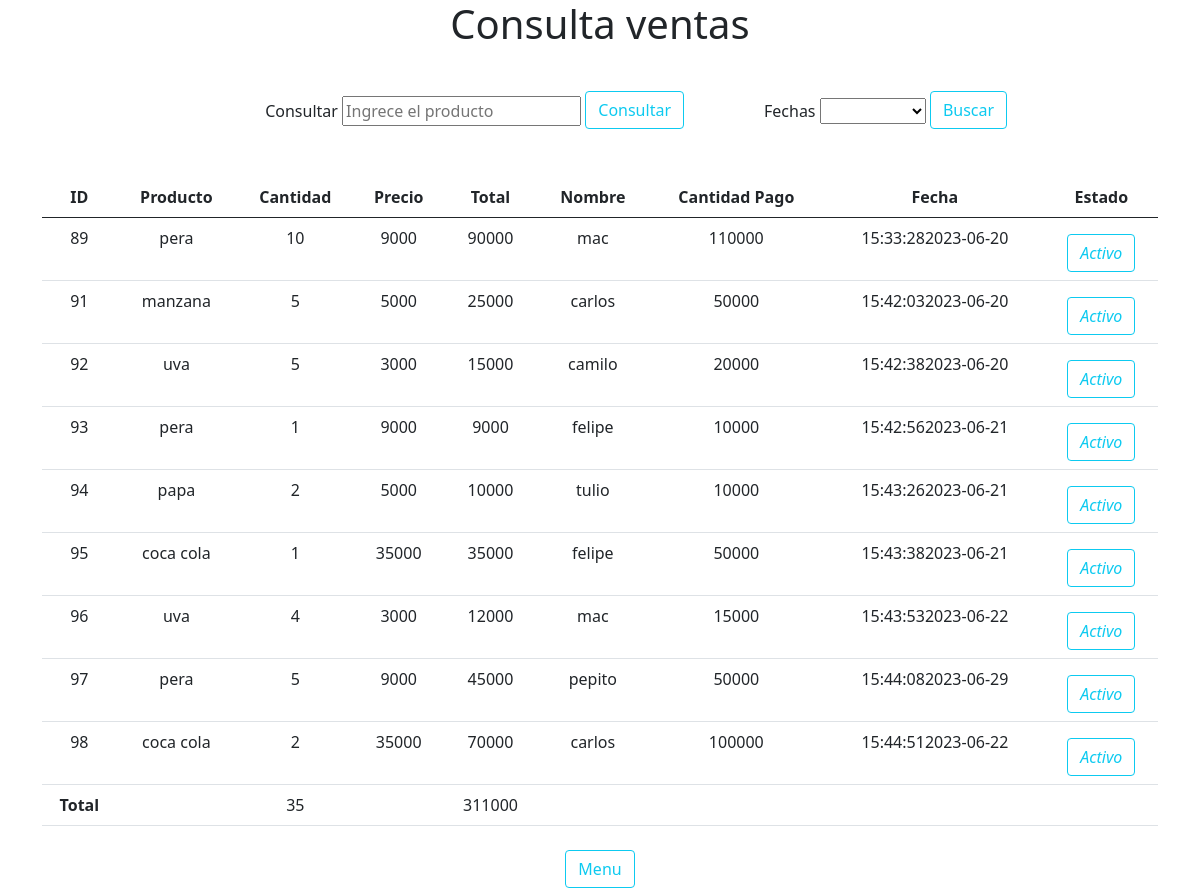
Screenshot of /BS/Facturacion/consultar.php with the database file from the repository.
### tables this page shows
CREATE TABLE IF NOT EXISTS `compra` (
  `id` int(11) NOT NULL AUTO_INCREMENT,
  `producto` varchar(255) NOT NULL,
  `cantidad` int(200) NOT NULL,
  `precio` int(200) NOT NULL,
  `total` int(200) NOT NULL,
  `nombre_comprador` varchar(255) NOT NULL,
  `cantidad_pago` int(200) NOT NULL,
  `estado` varchar(10) NOT NULL,
  `cantidad_total` int(200) DEFAULT '0',
  `hora` time DEFAULT NULL,
  `mes` date DEFAULT NULL,
  PRIMARY KEY (`id`)
);

### BS/Facturacion/consultar.php (the view, shortened to what this page needs)
<!DOCTYPE html>
<html lang="en">
<head>
    <link href="https://cdn.jsdelivr.net/npm/bootstrap@5.0.2/dist/css/bootstrap.min.css" rel="stylesheet">
    <link rel="stylesheet" href="estilo.css">
</head>
<body>
    <?php
    include_once("conexion.php");
    $consulta = $conexion->query("Select * from compra");
    if (empty($_POST)) {
        ?>
        <div class="container">
            <h1 class="text-center mb-5">Consulta ventas</h1>
            <div id="todo" class="d-flex">
                <form action="" method="POST">
                    <div>
                        <label for="">Consultar</label>
                        <input type="text" placeholder="Ingrece el producto" name="buscar">
                        <button type="submit" class="btn btn-outline-info mt-2 boton">Consultar</button>
                    </div>
                </form>
                <form action="BuscarPorFecha.php" method="POST">
                    <div id="select">
                        <label for="">Fechas</label>
                        <select name="fecha" id="">
                        <option></option>
                            <?php
                                $cambiarFecha = "";
                                $consultar2 = $conexion->query("Select * from compra");
                                while ($row=$consultar2->fetch_array()) {
                                    if ($cambiarFecha != $row['mes']) {
                                        ?>
                                        <option value="<?php echo $row['mes']; ?>"><?php echo $row['mes']; ?></option>
                                        <?php
                                    }
                                    $cambiarFecha = $row['mes'];
                                }
                            ?>
                        </select>
                        <button type="submit" class="btn btn-outline-info mt-2 boton">Buscar</button>
                    </div>
                </form>
            </div>
            <form action="editarVentas.php">
                <table class="table table-hover text-center">
                <thead>
                    <tr>
                        <th scope="col">ID</th>
                        <th scope="col">Producto</th>
                        <th scope="col">Cantidad</th>
                        <th scope="col">Precio</th>
                        <th scope="col">Total</th>
                        <th scope="con">Nombre</th>
                        <th scope="con">Cantidad Pago</th>
                        <th scope="con">Fecha</th>
                        <th scope="con">Estado</th>
                    </tr>
                </thead>
                <tbody>
                    <?php
                    $contEstado = 0;
                    $contLista = 0;
                    $contCantidad = 0;
                    $contTotal = 0;
                    $guardarTotal = 0;
                    $restarCantidad = 0;
                    $refrescarPagina = 2;
                    $consultar1 = $conexion->query("Select * from compra");
                    while ($row=$consultar1->fetch_array()) {
                        $contCantidad = $contCantidad+$row['cantidad'];
                        $contTotal = $contTotal+$row['total'];
                        $guardarTotal = $row['cantidad_total'];
                        $contLista++;
                    }
                    $contCantidad = $contCantidad - $restarCantidad;
                    while ($row=$consulta->fetch_array()) {
                        if ($row['estado'] == 'Activo') {
                            ?>
                                <tr>
                                    <td><?php echo $row ['id'];?></td>
                                    <td><?php echo $row ['producto'];?></td>
                                    <td><?php echo $row ['cantidad'];?></td>
                                    <td><?php echo $row ['precio'];?></td>
                                    <td><?php echo $row ['total'];?></td>
                                    <td><?php echo $row ['nombre_comprador'];?></td>
                                    <td><?php echo $row ['cantidad_pago'];?></td>
                                    <td><?php echo $row ['hora']; echo $row['mes']?></td>
                                    <td>
                                        <a class="btn btn-outline-info mt-2" href="modificarVentas.php?
                                            estado=<?php echo $row['estado'] ?> &
                                            id=<?php echo $row['id'] ?> &
                                            totalPrecio=<?php echo $row['total'] ?> &
                                            cantidad_total=<?php
                                                if ($contEstado != $contLista) {
                                                    if ($guardarTotal == 0) {
                                                        echo $contTotal;
                                                    }else{
                                                        echo $guardarTotal;
                                                    }
                                                }
                                                ?> &
                                                refrescarPagina=<?php echo $refrescarPagina ?>">
                                            <i class="icon-edit"><?php echo $row ['estado'];?></i>
                                        </a>
                                    </td>
                                </tr>
                            <?php
                        }
                    }
                    ?>
                    <tr>
                        <td><strong>Total</strong></td>
                        <td></td>
                        <td><?php echo $contCantidad; ?></td>
                        <td></td>
                        <td><?php
                            if ($guardarTotal == 0) {
                                if ($contEstado != $contLista) {
                                    echo $contTotal;
                                }else{
                                    echo "000";
                                }
                            }else{
                                if ($guardarTotal == 1) {
                                    echo "000";
                                }else{
                                    echo $guardarTotal;
                                }
                            }
                        ?></td>
                        <td></td>
                        <td></td>
                        <td></td>
                        <td></td>
                    </tr>
                </tbody>
                </table>
            </form>
            <div class="text-center">
                <a class="btn btn-outline-info mt-2" href="http://localhost/ADSO-2593917/BS/Facturacion/menu.php" role="button">Menu</a>
            </div>
        </div>
        <?php
    }else if (isset($_POST['buscar'])) {
        if (isset($_POST['buscar'])) {
            $buscar = $_POST['buscar'];
            $consulta = $conexion->query("SELECT * FROM compra WHERE producto LIKE '%$buscar%' or id='$buscar' ORDER BY id ASC");
            $consultar1 = $conexion->query("SELECT * FROM compra WHERE producto LIKE '%$buscar%' or id='$buscar' ORDER BY id ASC");
        }else {
            $consulta = $conexion->query("SELECT * FROM compra ORDER BY producto");
            $consultar1 = $conexion->query("SELECT * FROM compra ORDER BY producto");
        }
        ?>
        <div class="container">
            <h1 class="text-center">Consulta Individula</h1>
            <table class="table table-hover text-center">
                <thead>
                    <tr>
                        <th scope="col">ID</th>
                        <th scope="col">Producto</th>
                        <th scope="col">Cantidad</th>
                        <th scope="col">Precio</th>
                        <th scope="col">Total</th>
                        <th scope="con">Nombre</th>
                        <th scope="con">Cantidad Pago</th>
                        <th></th>
                    </tr>
                </thead>
                <tbody>
                    <?php
                    $contEstado = 0;
                    $contLista = 0;
                    $contCantidad = 0;
                    $contTotal = 0;
                    $guardarTotal = 0;
                    $restarTotal = 0;
                    $restarCantidad = 0;
                    while ($row=$consultar1->fetch_array()) {
                        $contCantidad = $contCantidad+$row['cantidad'];
                        $contTotal = $contTotal+$row['total'];
                        if ($row['estado']=='Anulado') {
                            $restarCantidad = $restarCantidad+$row['cantidad'];
                            $restarTotal = $restarTotal+$row['total'];
                            $contEstado++;
                        }
                        $guardarTotal = $row['cantidad_total'];
                        $contLista++;
                    }
                    $contCantidad = $contCantidad - $restarCantidad;
                    $contTotal = $contTotal - $restarTotal;
                    while ($row=$consulta->fetch_array()) {
                        if ($row['estado']=='Activo') {
                    ?>
                        <tr>
                            <td><?php echo $row ['id'];?></td>
                            <td><?php echo $row ['producto'];?></td>
                            <td><?php echo $row ['cantidad'];?></td>
                            <td><?php echo $row ['precio'];?></td>
                            <td><?php echo $row ['total'];?></td>
                            <td><?php echo $row ['nombre_comprador'];?></td>
                            <td><?php echo $row ['cantidad_pago'];?></td>
                            <td><?php echo $row ['hora']; echo $row['mes']?></td>
                            <td>
                                <a class="btn btn-outline-info mt-2" href="modificarVentas.php?
                                    estado=<?php echo $row['estado'] ?> &
                                    id=<?php echo $row['id'] ?> &
                                    totalPrecio=<?php echo $row['total'] ?> &
                                    cantidad_total=<?php
                                        if ($contEstado != $contLista) {
                                            if ($guardarTotal == 0) {
                                                echo $contTotal;
                                            }else{
                                                echo $guardarTotal;
                                            }
                                        }
                                        ?>">
                                    <i class="icon-edit"><?php echo $row ['estado'];?></i>
                                </a>
                            </td>
                        </tr>
                    <?php
                        }else{
                            ?>
                            <tr class="table-dark">
                                <td><?php echo $row ['id'];?></td>
                                <td><?php echo $row ['producto'];?></td>
                                <td><?php echo $row ['cantidad'];?></td>
                                <td><?php echo $row ['precio'];?></td>
                                <td><?php echo $row ['total'];?></td>
                                <td><?php echo $row ['nombre_comprador'];?></td>
                                <td><?php echo $row ['cantidad_pago'];?></td>
                                <td><?php echo $row ['hora']; echo $row['mes']?></td>
                                <td>
                                    <a class="btn btn-outline-info mt-2" href="modificarVentas.php?
                                        estado=<?php echo $row['estado'] ?> &
                                        id=<?php echo $row['id'] ?> &
                                        totalPrecio=<?php echo $row['total'] ?> &
                                        cantidad_total=<?php
                                            if ($contEstado != $contLista) {
                                                if ($guardarTotal == 0) {
                                                    echo $contTotal;
                                                }else{
                                                    echo $guardarTotal;
                                                }
                                            }
                                            ?>">
                                        <i class="icon-edit"><?php echo $row ['estado'];?></i>
                                    </a>
                                </td>
                            </tr>
                            <?php
                        }
                    }
                    ?>
                    <tr>
                        <td><strong>Total</strong></td>
                        <td></td>
                        <td><?php echo $contCantidad; ?></td>
                        <td></td>
                        <td><?php
                            if ($contEstado != $contLista) {
                                echo $contTotal;
                            }else{
                                echo "000";
                            }
                        ?></td>
                        <td></td>
                        <td></td>
                        <td></td>
                    </tr>
                </tbody>
            </table>
            <div class="text-center">
                <a class="btn btn-outline-info mt-2" href="" role="button">Salir</a>
            </div>
        </div>
    <?php
    }
    ?>
</body>
</html>

### BS/Facturacion/estilo.css (style rules this page uses)
#todo { padding-left: 20%; padding-bottom: 3em; }
#select { padding-left: 5em; }
.boton { margin-top: -0.3em !important; }

### rows the page displays
compra: id "89", producto "pera", cantidad "10", precio "9000", total "90000", nombre_comprador "mac", cantidad_pago "110000", hora "15:33:28", mes "2023-06-20", estado "Activo"
compra: id "91", producto "manzana", cantidad "5", precio "5000", total "25000", nombre_comprador "carlos", cantidad_pago "50000", hora "15:42:03", mes "2023-06-20", estado "Activo"
compra: id "92", producto "uva", cantidad "5", precio "3000", total "15000", nombre_comprador "camilo", cantidad_pago "20000", hora "15:42:38", mes "2023-06-20", estado "Activo"
compra: id "93", producto "pera", cantidad "1", precio "9000", total "9000", nombre_comprador "felipe", cantidad_pago "10000", hora "15:42:56", mes "2023-06-21", estado "Activo"
compra: id "94", producto "papa", cantidad "2", precio "5000", total "10000", nombre_comprador "tulio", cantidad_pago "10000", hora "15:43:26", mes "2023-06-21", estado "Activo"
compra: id "95", producto "coca cola", cantidad "1", precio "35000", total "35000", nombre_comprador "felipe", cantidad_pago "50000", hora "15:43:38", mes "2023-06-21", estado "Activo"
compra: id "96", producto "uva", cantidad "4", precio "3000", total "12000", nombre_comprador "mac", cantidad_pago "15000", hora "15:43:53", mes "2023-06-22", estado "Activo"
compra: id "97", producto "pera", cantidad "5", precio "9000", total "45000", nombre_comprador "pepito", cantidad_pago "50000", hora "15:44:08", mes "2023-06-29", estado "Activo"
compra: id "98", producto "coca cola", cantidad "2", precio "35000", total "70000", nombre_comprador "carlos", cantidad_pago "100000", hora "15:44:51", mes "2023-06-22", estado "Activo", cantidad_total "311000"

### other values shown
$contCantidad "35"
